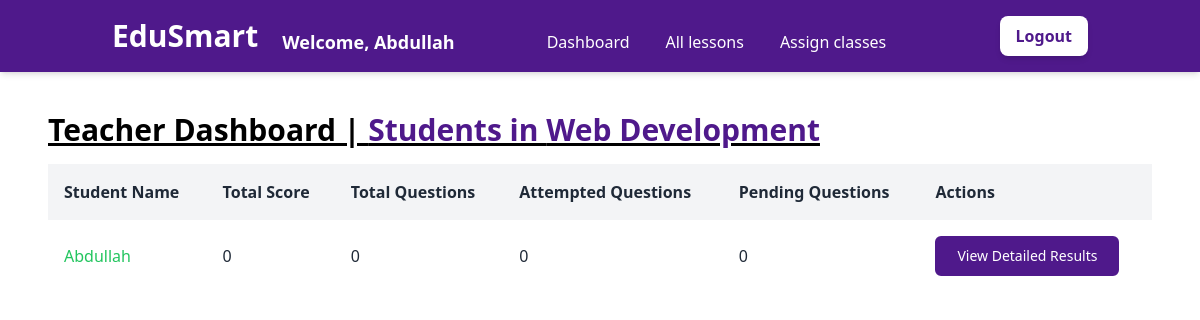
/teacher/students_results/1/ (signed in), run on an earlier commit of the app's database.
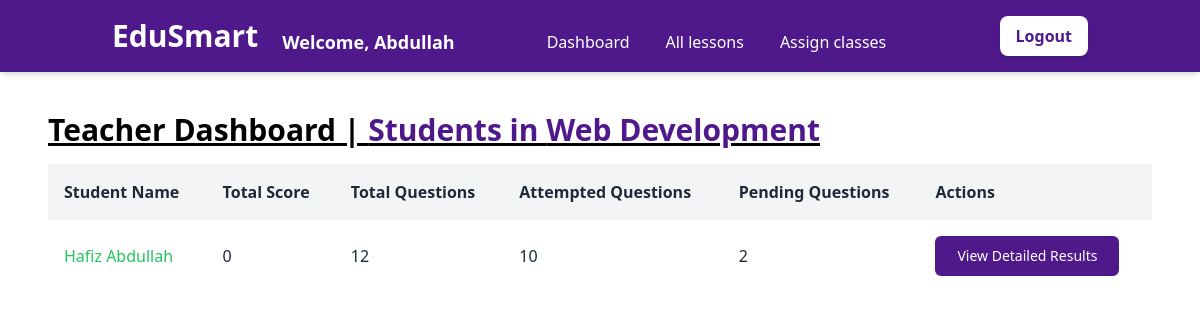
And on a later commit of the database.
### user_accounts/models.py (models this page shows, shortened)
class CustomUser(AbstractUser):
    username                 = None
    name                     = models.CharField(max_length=255)
    email                    = models.EmailField(max_length=255, unique=True)
    ROLE_CHOICES = [
        ('admin', 'Admin'),
        ('teacher', 'Teacher'),
        ('student', 'Student')
    ]
    role                     = models.CharField(max_length=10, choices=ROLE_CHOICES)
    class_id                 = models.ForeignKey(
        'teacher.Class',
        null=True,
        blank=True,
        on_delete=models.SET_NULL
    )
    USERNAME_FIELD = 'email'
    REQUIRED_FIELDS = ['name']
    objects = MyAccountManager()

### education_system/decorators.py (the view)
        @user_passes_test(lambda u: u.is_authenticated and u.role == role, login_url='/login/')
        def _wrapped_view(request, *args, **kwargs):
            if request.user.is_authenticated and request.user.role == role:
                return view_func(request, *args, **kwargs)
            else:
                return redirect('login')

### teacher/templates/teacher/students_results.html (shortened to what this page needs)
{% extends "base.html" %}
{% block content %}
<main>
    <div class="p-12 pt-28">
        <h1 class="text-3xl underline font-semibold mb-4">Teacher Dashboard | <span class="text-[#4F198B]">Students in {{ class.name }}</span></h1>
        <div class="font-sans overflow-x-auto">
            {% if student_summary %}
            <table class="min-w-full bg-white">
                <thead class="bg-gray-100 whitespace-nowrap">
                    <tr>
                        <th class="p-4 text-left text-base font-semibold text-gray-800">Student Name</th>
                        <th class="p-4 text-left text-base font-semibold text-gray-800">Total Score</th>
                        <th class="p-4 text-left text-base font-semibold text-gray-800">Total Questions</th>
                        <th class="p-4 text-left text-base font-semibold text-gray-800">Attempted Questions</th>
                        <th class="p-4 text-left text-base font-semibold text-gray-800">Pending Questions</th>
                        <th class="p-4 text-left text-base font-semibold text-gray-800">Actions</th>
                    </tr>
                </thead>
                <tbody class="whitespace-nowrap">
                    {% for student_data in student_summary %}
                    <tr class="hover:bg-gray-50">
                        <td class="p-4 text-[16px] text-green-500">{{ student_data.student.name }}</td>
                        <td class="p-4 text-[16px] text-gray-800">{{ student_data.total_score }}</td>
                        <td class="p-4 text-[16px] text-gray-800">{{ student_data.total_questions }}</td>
                        <td class="p-4 text-[16px] text-gray-800">{{ student_data.attempted_count }}</td>
                        <td class="p-4 text-[16px] text-gray-800">{{ student_data.pending_count }}</td>
                        <td class="p-4 text-[16px] text-gray-800">
                            <a href="{% url 'student_detailed_results' student_id=student_data.student.id %}">
                                <button class='px-5 py-2 text-sm rounded-md text-white border-2 border-[#4F198B] bg-[#4F198B] hover:bg-[#5F16a1]'>
                                    View Detailed Results
                                </button>
                            </a>
                        </td>
                    </tr>
                    {% endfor %}
                </tbody>
            </table>
            {% else %}
            <h1 class="text-semibold text-center mt-20 animate-bounce text-3xl">No students available in this class.</h1>
            {% endif %}
        </div>
    </div>
</main>
{% endblock %}

What changed in the data, as far as the page shows it:
removed CustomUser: student.name "Abdullah", total_score "0", total_questions "0", attempted_count "0", pending_count "0"
added CustomUser: student.name "Hafiz Abdullah", total_score "0", total_questions "12", attempted_count "10", pending_count "2"
